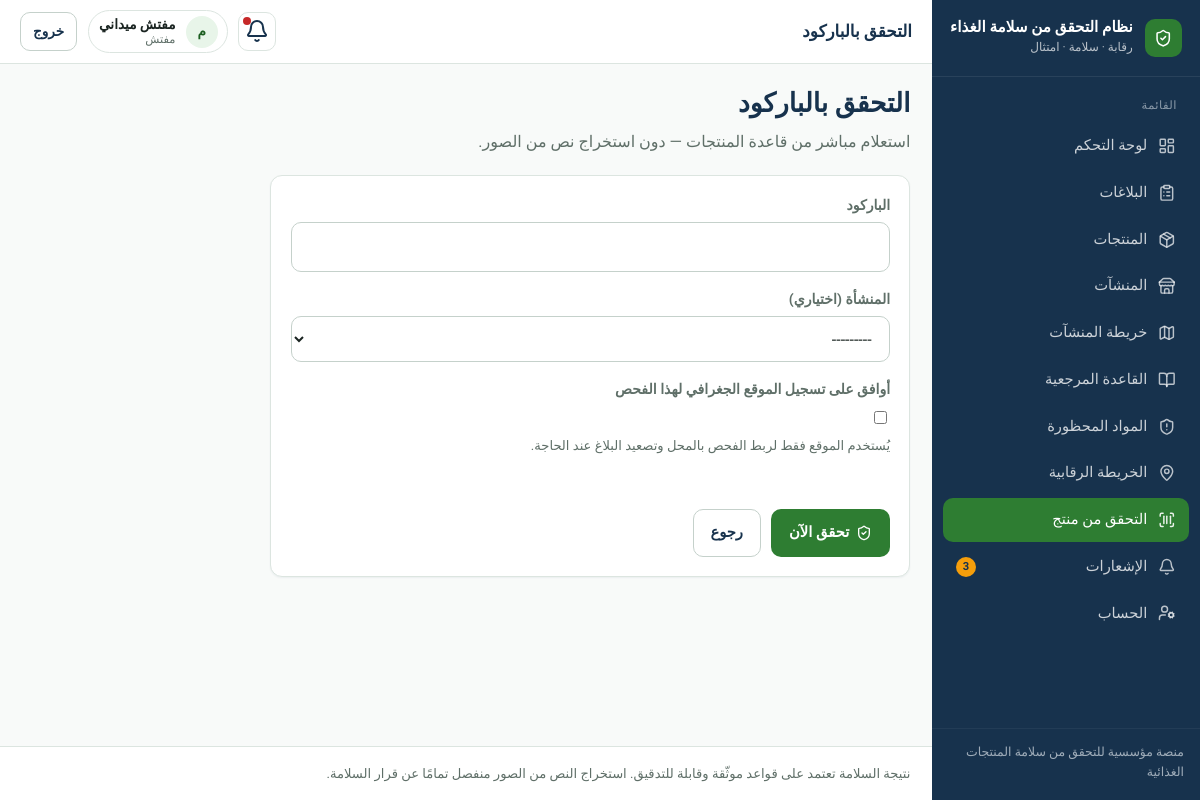
The page /scan/barcode/ (signed in) on the database its author committed.
### apps/accounts/models.py (models this page shows, shortened)
class User(AbstractUser):
    id = models.UUIDField(primary_key=True, default=uuid.uuid4, editable=False)
    full_name = models.CharField("الاسم الكامل", max_length=150, blank=True)
    phone = models.CharField("الهاتف", max_length=20, blank=True, null=True, unique=True)
    role = models.CharField(
        max_length=32,
        choices=Role.choices,
        default=Role.USER,
        db_index=True,
    )
    preferred_language = models.CharField(
        max_length=2,
        choices=[("ar", "العربية"), ("en", "English")],
        default="ar",
    )
    is_active = models.BooleanField(default=True)
    class Meta:
        verbose_name = "مستخدم"
        verbose_name_plural = "المستخدمون"
        ordering = ["-date_joined"]

### apps/scans/views.py (the view, shortened to what this page needs)
# urls.py: path("barcode/", views.scan_barcode, name="barcode"),
@require_http_methods(["GET", "POST"])
def scan_barcode(request):
    form = BarcodeScanForm(request.POST or None)
    return render(request, "scans/barcode.html", {"form": form})

### apps/scans/forms.py
class BarcodeScanForm(forms.Form):
    barcode = forms.CharField(label="الباركود", max_length=50)
    store = forms.ModelChoiceField(
        label="المنشأة (اختياري)", queryset=selectable_stores_qs(), required=False
    )
    location_consent = forms.BooleanField(
        label="أوافق على تسجيل الموقع الجغرافي لهذا الفحص",
        required=False,
    )
    latitude = forms.FloatField(required=False, widget=forms.HiddenInput)
    longitude = forms.FloatField(required=False, widget=forms.HiddenInput)

### apps/core/context_processors.py (called while the page is built)
def _item(label, url_name, icon, match_prefixes=None):
    return {
        "label": label,
        "url_name": url_name,
        "icon": icon,
        "match_prefixes": match_prefixes or [],
    }

### apps/stores/models.py (called while the page is built)
    def __str__(self):
        return self.name

### templates/scans/barcode.html (shortened to what this page needs)
{% extends "base.html" %}
{% block topbar_title %}التحقق بالباركود{% endblock %}
{% block content %}
<div class="page-header">
  <div>
    <h1>التحقق بالباركود</h1>
    <p class="lead">استعلام مباشر من قاعدة المنتجات — دون استخراج نص من الصور.</p>
  </div>
</div>
<section class="card" style="max-width:640px">
  <form method="post" class="form-grid">
    {% for field in form %}
      <div>
        {% if not field.is_hidden %}
          <label for="{{ field.id_for_label }}">{{ field.label }}</label>
        {% endif %}
        {{ field }}
        {% if field.name == 'location_consent' %}
          <div class="help">يُستخدم الموقع فقط لربط الفحص بالمحل وتصعيد البلاغ عند الحاجة.</div>
        {% endif %}
      </div>
    {% endfor %}
    <div class="actions">
      <button class="btn btn-primary" type="submit" data-geo-consent-form><i data-lucide="shield-check"></i> تحقق الآن</button>
      <a class="btn btn-secondary" href="{% url 'scans:hub' %}">رجوع</a>
    </div>
  </form>
</section>
{% endblock %}

### templates/base.html (shortened to what this page needs)
{% load static %}
<!DOCTYPE html>
<html lang="ar" dir="rtl">
<head>
  <link rel="stylesheet" href="{% static 'css/design-system.css' %}">
</head>
<body class="{% block body_class %}{% endblock %}">
{% if use_app_shell %}
  <div class="app-shell">
    <aside class="sidebar" id="sidebar">
      <a class="sidebar-brand" href="{% url 'core:home' %}">
        <span class="brand-mark" aria-hidden="true"><i data-lucide="shield-check"></i></span>
        <span class="brand-text">
          <strong>{{ app_name_ar }}</strong>
          <span>رقابة · سلامة · امتثال</span>
        </span>
      </a>
      <nav class="sidebar-nav" aria-label="القائمة الرئيسية">
        <div class="nav-section">
          <div class="nav-section-title">القائمة</div>
          {% for item in nav_items %}
            <a class="nav-link {% if item.active %}active{% endif %}" href="{{ item.url }}">
              <i data-lucide="{{ item.icon }}"></i>
              <span>{{ item.label }}</span>
              {% if item.url_name == 'notifications:list' and unread_notifications %}
                <span class="nav-badge">{{ unread_notifications }}</span>
              {% endif %}
            </a>
          {% endfor %}
        </div>
      </nav>
      <div class="sidebar-footer">منصة مؤسسية للتحقق من سلامة المنتجات الغذائية</div>
    </aside>
    <div class="main-wrap">
      <header class="topbar">
        <div class="topbar-left">
          <div class="page-title-top">{% block topbar_title %}{{ app_name_ar }}{% endblock %}</div>
        </div>
        <div class="topbar-right">
          <a class="icon-btn" href="{% url 'notifications:list' %}" title="الإشعارات" aria-label="الإشعارات">
            <i data-lucide="bell"></i>
            {% if unread_notifications %}<span class="dot"></span>{% endif %}
          </a>
          <div class="user-chip">
            <span class="user-avatar">{{ user.full_name|default:user.username|make_list|first|upper }}</span>
            <span class="user-meta">
              <strong>{{ user.full_name|default:user.username }}</strong>
              <span>{{ user.get_role_display }}</span>
            </span>
          </div>
          <form method="post" action="{% url 'accounts:logout' %}">
            <button class="btn btn-secondary btn-sm" type="submit">خروج</button>
          </form>
        </div>
      </header>
{% endif %}
      <main class="content"{% if not use_app_shell %} style="max-width:1100px;margin:0 auto"{% endif %}>
        {% block content %}{% endblock %}
      </main>
{% if use_app_shell %}
      <footer class="app-footer">
        نتيجة السلامة تعتمد على قواعد موثّقة وقابلة للتدقيق. استخراج النص من الصور منفصل تمامًا عن قرار السلامة.
      </footer>
    </div>
  </div>
{% else %}
  </div>
{% endif %}
</body>
</html>

### rows shown on the page
User: full_name|make_list "م", full_name "مفتش ميداني", role "مفتش"

### other values the page prints
{{ app_name_ar }} "نظام التحقق من سلامة الغذاء"
{{ item.label }} "لوحة التحكم" "البلاغات" "المنتجات" "المنشآت" "خريطة المنشآت" "القاعدة المرجعية" "المواد المحظورة" "الخريطة الرقابية" "التحقق من منتج" "الإشعارات" "الحساب"
{{ unread_notifications }} "3"
{{ field.label }} "الباركود" "المنشأة (اختياري)" "أوافق على تسجيل الموقع الجغرافي لهذا الفحص"
